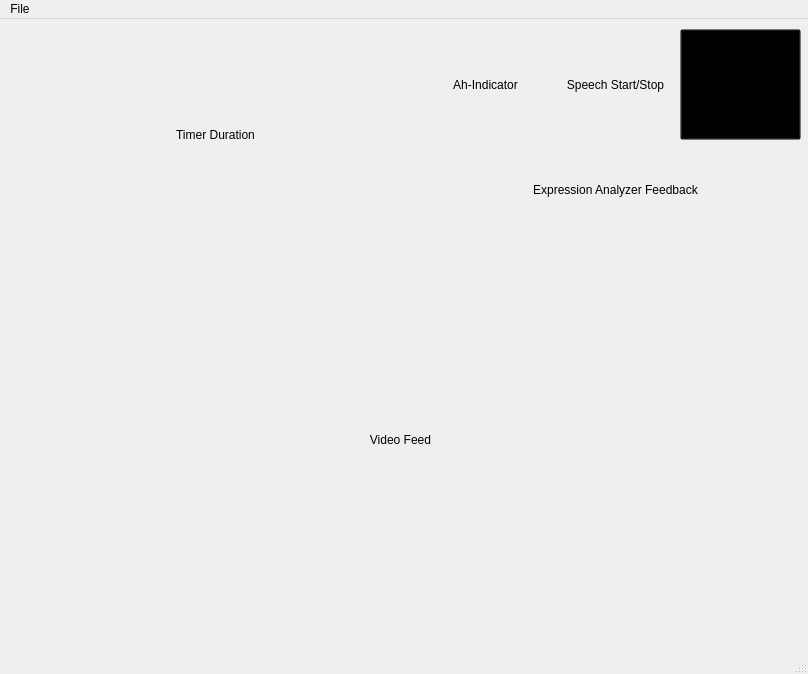
<?xml version="1.0" encoding="UTF-8"?>
<ui version="4.0">
 <class>MainWindow</class>
 <widget class="QMainWindow" name="MainWindow">
  <property name="geometry">
   <rect>
    <x>0</x>
    <y>0</y>
    <width>808</width>
    <height>674</height>
   </rect>
  </property>
  <property name="windowTitle">
   <string>MainWindow</string>
  </property>
  <widget class="QWidget" name="centralwidget">
   <widget class="QLabel" name="videoFeed">
    <property name="geometry">
     <rect>
      <x>0</x>
      <y>220</y>
      <width>801</width>
      <height>401</height>
     </rect>
    </property>
    <property name="minimumSize">
     <size>
      <width>1</width>
      <height>1</height>
     </size>
    </property>
    <property name="text">
     <string>Video Feed</string>
    </property>
    <property name="alignment">
     <set>Qt::AlignCenter</set>
    </property>
   </widget>
   <widget class="QLabel" name="timerDuration">
    <property name="geometry">
     <rect>
      <x>0</x>
      <y>10</y>
      <width>431</width>
      <height>211</height>
     </rect>
    </property>
    <property name="minimumSize">
     <size>
      <width>1</width>
      <height>1</height>
     </size>
    </property>
    <property name="autoFillBackground">
     <bool>false</bool>
    </property>
    <property name="text">
     <string>Timer Duration</string>
    </property>
    <property name="alignment">
     <set>Qt::AlignCenter</set>
    </property>
   </widget>
   <widget class="QLabel" name="expressionFeedback">
    <property name="geometry">
     <rect>
      <x>430</x>
      <y>120</y>
      <width>371</width>
      <height>101</height>
     </rect>
    </property>
    <property name="minimumSize">
     <size>
      <width>1</width>
      <height>1</height>
     </size>
    </property>
    <property name="text">
     <string>Expression Analyzer Feedback</string>
    </property>
    <property name="alignment">
     <set>Qt::AlignCenter</set>
    </property>
   </widget>
   <widget class="QLabel" name="ahIndicator">
    <property name="geometry">
     <rect>
      <x>430</x>
      <y>10</y>
      <width>111</width>
      <height>111</height>
     </rect>
    </property>
    <property name="minimumSize">
     <size>
      <width>1</width>
      <height>1</height>
     </size>
    </property>
    <property name="text">
     <string>Ah-Indicator</string>
    </property>
    <property name="alignment">
     <set>Qt::AlignCenter</set>
    </property>
   </widget>
   <widget class="QLabel" name="speechStartStop">
    <property name="geometry">
     <rect>
      <x>560</x>
      <y>10</y>
      <width>111</width>
      <height>111</height>
     </rect>
    </property>
    <property name="minimumSize">
     <size>
      <width>1</width>
      <height>1</height>
     </size>
    </property>
    <property name="text">
     <string>Speech Start/Stop</string>
    </property>
    <property name="alignment">
     <set>Qt::AlignCenter</set>
    </property>
   </widget>
   <widget class="QPushButton" name="settingsButton">
    <property name="geometry">
     <rect>
      <x>680</x>
      <y>10</y>
      <width>121</width>
      <height>111</height>
     </rect>
    </property>
    <property name="minimumSize">
     <size>
      <width>1</width>
      <height>1</height>
     </size>
    </property>
    <property name="autoFillBackground">
     <bool>false</bool>
    </property>
    <property name="styleSheet">
     <string notr="true">background-color: transparent;</string>
    </property>
    <property name="text">
     <string/>
    </property>
    <property name="icon">
     <iconset>
      <normaloff>Images/Toolbox Logo.png</normaloff>Images/Toolbox Logo.png</iconset>
    </property>
    <property name="iconSize">
     <size>
      <width>150</width>
      <height>100</height>
     </size>
    </property>
   </widget>
  </widget>
  <widget class="QMenuBar" name="menubar">
   <property name="geometry">
    <rect>
     <x>0</x>
     <y>0</y>
     <width>808</width>
     <height>21</height>
    </rect>
   </property>
   <widget class="QMenu" name="menuQuit">
    <property name="title">
     <string>File</string>
    </property>
    <addaction name="actionQuit"/>
   </widget>
   <addaction name="menuQuit"/>
  </widget>
  <widget class="QStatusBar" name="statusbar"/>
  <action name="actionQuit">
   <property name="text">
    <string>Quit</string>
   </property>
  </action>
 </widget>
 <resources/>
 <connections/>
</ui>
